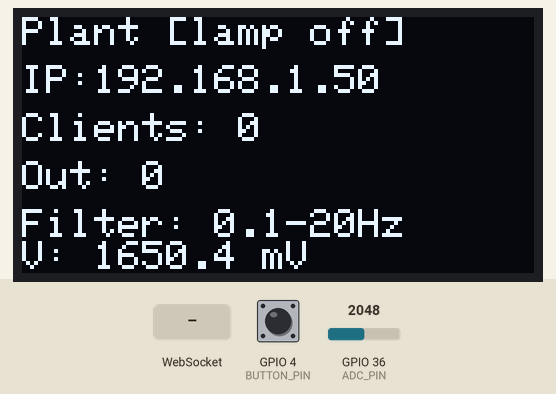
Simulated run of this sketch. Board: ESP32. On the bench: 128×64 one-colour display. The test bench sets the inputs (shaded band); at power-on: GPIO 4 (BUTTON_PIN) HIGH, GPIO 36 (ADC_PIN) = 2048 (analog values on the 0–4095 scale). WiFi joins after 1.5 s; servers stay silent unless stated; uploads are accepted with an empty reply; what the sketch prints to the serial monitor is not drawn.

Above: at 5.3 s.
5.4 s: GPIO 4 (BUTTON_PIN) pulled LOW for 0.15 s
At 6.7 s:
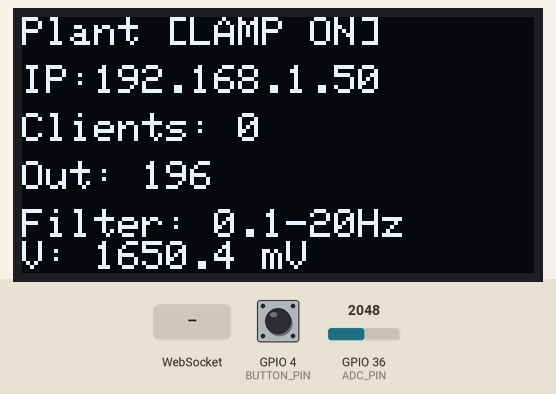
8.5 s: WebSocket text "1" received
At 11.2 s:
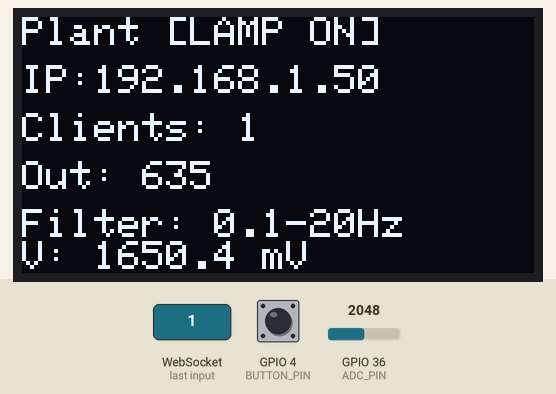
11.5 s: GPIO 4 (BUTTON_PIN) pulled LOW for 1 s
At 13.0 s:
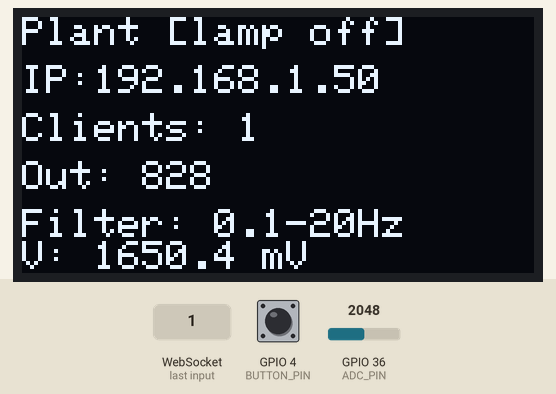
14.0 s: GPIO 36 (ADC_PIN) set to 2866
At 15.5 s:
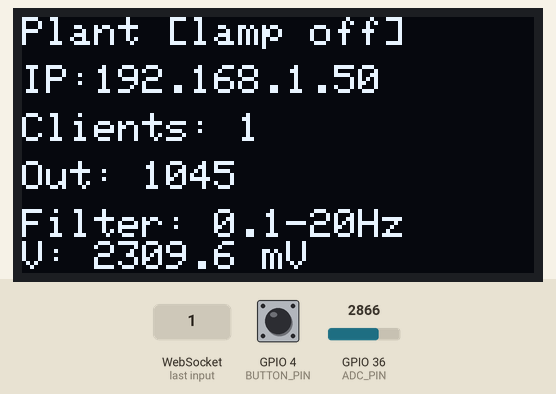
17.0 s: GPIO 36 (ADC_PIN) set to 3603
At 19.3 s:
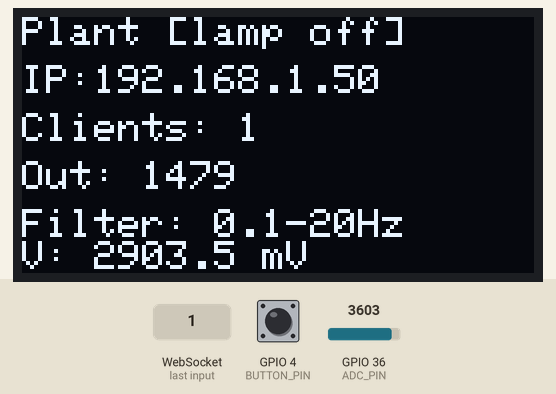
20.0 s: GPIO 36 (ADC_PIN) set to 4095
At 21.8 s:
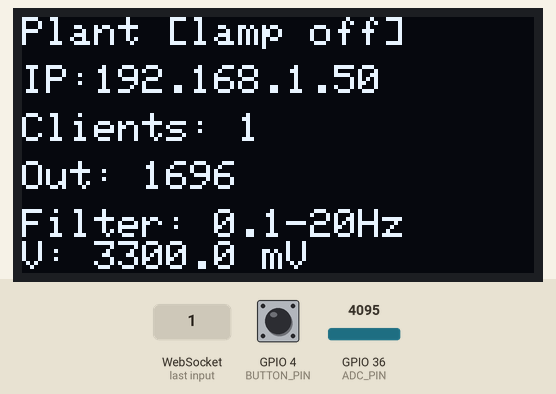
Timing chart, 0 to 23.3 s (numbered marks = the images above; inputs shaded):
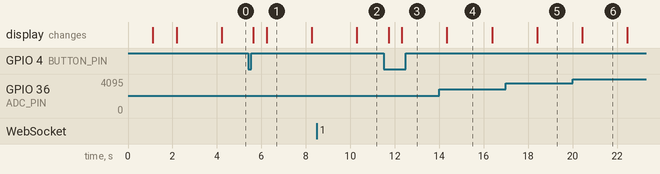

Measured:
- after the input at 5.4 s, the display: first changes after 0.23 s (image 1 shows a later state)
- after the input at 8.5 s, the display: changes after 1.8 s (image 2)
- after the input at 11.5 s, the display: first changes after 0.23 s (image 3 shows a later state)
- after the input at 17.0 s, the display: changes after 1.4 s (image 5)
- what the display in image 1 shows lasts 2.1 s, from 6.2 s to 8.3 s

The sketch:

plant_streaming_with_display_ESP32devkitC_lamp_robust.ino
```cpp
/*
 * ESP32 Plant Sensor - Streaming with Display (Filtered Version)
 * WITH LAMP CONTROL VIA SHELLY PLUG
 *
 * Features:
 * - Real-time voltage streaming via WebSocket
 * - Aggressive digital lowpass filtering (~8Hz cutoff to match Oxocard)
 * - OLED display showing IP and streaming status
 * - Button on GPIO4 to toggle Shelly smart plug (lamp)
 *
 * Hardware: ESP32 DevKit + AD8232 + SSD1306 OLED Display + Arcade Button
 *
 * AD8232 Connections:
 * - 3.3V → 3.3V rail
 * - GND → GND rail
 * - Output → GPIO0 (A0) - adjust for your board
 * - SDN → 3.3V (keep active)
 * - Plant electrodes via 3.5mm jack
 *
 * OLED Display Connections (I2C):
 * - SDA → GPIO5
 * - SCL → GPIO6
 * - VCC → 3.3V
 * - GND → GND
 *
 * Button Connections:
 * - One terminal → GPIO4
 * - Other terminal → GND
 */

#include <WiFi.h>
#include <WebSocketsServer.h>
#include <ArduinoJson.h>
#include <Wire.h>
#include <Adafruit_GFX.h>
#include <Adafruit_SSD1306.h>
#include <HTTPClient.h>

// ===== WIFI CONFIGURATION =====
const char* ssid = "silent_signals";          // Change this!
const char* password = "39381156";          // Change this!

// ===== SHELLY PLUG CONFIGURATION =====
const char* SHELLY_IP = "192.168.1.140";      // Change to your Shelly's IP address!
bool lampState = false;                        // Track lamp on/off state

// ===== BUTTON CONFIGURATION =====
const int BUTTON_PIN = 4;                      // GPIO4 for button
unsigned long lastButtonPress = 0;
const unsigned long DEBOUNCE_DELAY = 300;      // 300ms debounce
bool lastButtonState = HIGH;                   // Button uses INPUT_PULLUP (HIGH = not pressed)

// ===== WEBSOCKET SERVER =====
WebSocketsServer webSocket = WebSocketsServer(81);  // WebSocket on port 81

// ===== OLED DISPLAY CONFIGURATION =====
#define SCREEN_WIDTH 128
#define SCREEN_HEIGHT 64
#define OLED_RESET -1
#define SCREEN_ADDRESS 0x3C
Adafruit_SSD1306 display(SCREEN_WIDTH, SCREEN_HEIGHT, &Wire, OLED_RESET);

// ===== SAMPLING CONFIGURATION =====
const int SAMPLE_RATE = 380;           // 380Hz internal sampling
const int OUTPUT_RATE = 100;           // 100Hz output rate (less decimation)
const int SAMPLE_INTERVAL_US = 1000000 / SAMPLE_RATE;
const int DECIMATION_FACTOR = SAMPLE_RATE / OUTPUT_RATE;  // ~4

// ===== ADC CONFIGURATION - AD8232 Optimized =====
const int ADC_PIN = A0;  // Adjust for your board. 34 for ESP32D, A0 for ESP32C
const int ADC_RESOLUTION = 12;
const float ADC_VOLTAGE_REF = 3.3;

// ===== STREAMING BUFFER =====
const int BUFFER_SIZE = 50;  // Send 50 samples at a time (500ms at 100Hz)
float voltageBuffer[BUFFER_SIZE];
int bufferIndex = 0;

// ===== TIMING =====
unsigned long lastSampleTime = 0;
unsigned long lastBatchSend = 0;
const int BATCH_SEND_INTERVAL_MS = 500;

// ===== WEBSOCKET CLIENT TRACKING =====
int connectedClients = 0;
int packetsSent = 0;

// ===== STATUS VARIABLES =====
unsigned long totalSamples = 0;
unsigned long outputSamples = 0;
float lastVoltage = 0.0;
float lastFilteredVoltage = 0.0;
String wifi_status = "Disconnected";
String websocket_status = "Stopped";

// ===== WIFI RECONNECT TIMING =====
unsigned long lastWifiCheck = 0;
const unsigned long WIFI_CHECK_INTERVAL = 5000;
bool webSocketStarted = false;

// ===== DISPLAY UPDATE TIMING =====
unsigned long lastDisplayUpdate = 0;
const unsigned long DISPLAY_UPDATE_INTERVAL = 2000;

// ═══════════════════════════════════════════════
// DIGITAL FILTER CONFIGURATION
// ═══════════════════════════════════════════════
//
// Two-stage filtering to match Oxocard's 0.07-8.8Hz bandpass:
// 1. IIR Lowpass at ~8Hz (removes 50Hz noise and high-freq hash)
// 2. IIR Highpass at ~0.1Hz (removes DC drift)
//
// Filter coefficients calculated for 380Hz sample rate

// === STAGE 1: 20Hz Lowpass ===
// Higher cutoff to preserve touch transients while still reducing noise
// y[n] = alpha * x[n] + (1-alpha) * y[n-1]
// alpha = dt / (RC + dt), where RC = 1/(2*pi*fc)
// For fc=20Hz at 380Hz sample rate, alpha ≈ 0.27

const float LP_ALPHA = 0.25;  // Lowpass coefficient (~20Hz cutoff)
float lpFilterState = 0.0;

// === STAGE 2: 0.1Hz Highpass (DC blocking) ===
// Removes electrode drift and DC offset
// y[n] = alpha * (y[n-1] + x[n] - x[n-1])
// For fc=0.1Hz at 380Hz, alpha ≈ 0.9983

const float HP_ALPHA = 0.998;  // Highpass coefficient (~0.1Hz cutoff)
float hpFilterState = 0.0;
float hpPrevInput = 0.0;

// === Decimation counter ===
int decimationCounter = 0;
float decimationAccumulator = 0.0;

// ===== FUNCTION DECLARATIONS =====
void setupOLED();
void updateDisplay();
void setupADC();
void setupButton();
void startWiFi();
void checkWiFiAndReconnect();
float readAndFilterSensor();
void webSocketEvent(uint8_t num, WStype_t type, uint8_t * payload, size_t length);
void sendBatchData();
float adcToVoltage(int adcValue);
float applyLowpass(float input);
float applyHighpass(float input);
void checkButton();
void toggleLamp();
void setLamp(bool state);

void setup() {
    Serial.begin(115200);
    delay(1000);

    Serial.println("\n╔══════════════════════════════════════════════╗");
    Serial.println("║  ESP32 Plant Sensor - Filtered + Lamp Ctrl   ║");
    Serial.println("╚══════════════════════════════════════════════╝");
    Serial.println();
    Serial.println("Features:");
    Serial.println("  • Internal sampling: 380Hz");
    Serial.println("  • Output rate: 50Hz (filtered & decimated)");
    Serial.println("  • Bandpass filter: 0.1-8Hz (matches Oxocard)");
    Serial.println("  • AD8232 bioelectric amplifier");
    Serial.println("  • Button on GPIO4 → Shelly lamp control");
    Serial.println();

    // Initialize Button
    setupButton();

    // Initialize OLED Display
    setupOLED();

    // Initialize ADC for AD8232
    setupADC();

    // Start WiFi non-blocking
    startWiFi();

    Serial.printf("✓ WebSocket server started on port 81\n");
    Serial.printf("✓ Internal sample rate: %d Hz\n", SAMPLE_RATE);
    Serial.printf("✓ Output sample rate: %d Hz\n", OUTPUT_RATE);
    Serial.printf("✓ Decimation factor: %d\n", DECIMATION_FACTOR);
    Serial.printf("✓ Lowpass cutoff: ~20 Hz\n");
    Serial.printf("✓ Highpass cutoff: ~0.1 Hz\n");
    Serial.printf("✓ Shelly plug IP: %s\n", SHELLY_IP);
    Serial.println();
    Serial.println("╔═══ CONNECTION INFO ═══════════════════════════╗");
    Serial.printf("║ WebSocket: ws://%s:81\n", WiFi.localIP().toString().c_str());
    Serial.printf("║ Shelly:    http://%s\n", SHELLY_IP);
    Serial.println("╚═══════════════════════════════════════════════╝");
    Serial.println();

    updateDisplay();

    lastSampleTime = micros();
    lastBatchSend = millis();

    // Initialize filter states with first reading
    int initialReading = analogRead(ADC_PIN);
    float initialVoltage = adcToVoltage(initialReading);
    lpFilterState = initialVoltage;
    hpPrevInput = initialVoltage;
    hpFilterState = 0.0;  // Start with zero DC offset

    Serial.println("Starting data streaming in 2 seconds...\n");
    delay(2000);
    Serial.println("🌱 Streaming filtered plant voltage data...\n");
}

void loop() {
    // WiFi watchdog
    if (millis() - lastWifiCheck >= WIFI_CHECK_INTERVAL) {
        lastWifiCheck = millis();
        checkWiFiAndReconnect();
    }
    // WebSocket: start once WiFi is up
    if (WiFi.status() == WL_CONNECTED) {
        if (!webSocketStarted) {
            webSocket.begin();
            webSocket.onEvent(webSocketEvent);
            webSocketStarted = true;
            websocket_status = "Ready";
            Serial.printf("✓ WebSocket started on ws://%s:81\n", WiFi.localIP().toString().c_str());
        }
        webSocket.loop();
    }

    // Check button state
    checkButton();

    unsigned long currentTime = micros();

    // Sample at precise 380Hz interval
    if (currentTime - lastSampleTime >= SAMPLE_INTERVAL_US) {
        lastSampleTime = currentTime;
        totalSamples++;

        // Read raw sensor
        int rawADC = analogRead(ADC_PIN);
        float rawVoltage = adcToVoltage(rawADC);
        lastVoltage = rawVoltage;

        // Apply lowpass filter (8Hz cutoff)
        float lpFiltered = applyLowpass(rawVoltage);

        // Apply highpass filter (0.1Hz cutoff - removes DC drift)
        float filtered = applyHighpass(lpFiltered);

        // Add DC offset back to center around ~800mV for display
        // (highpass removes DC, but we want to show absolute values)
        float outputVoltage = lpFiltered;  // Use lowpass only for now
        lastFilteredVoltage = outputVoltage;

        // Decimation: accumulate and average
        decimationAccumulator += outputVoltage;
        decimationCounter++;

        if (decimationCounter >= DECIMATION_FACTOR) {
            // Output one decimated sample
            float decimatedVoltage = decimationAccumulator / DECIMATION_FACTOR;
            outputSamples++;

            // Add to streaming buffer
            voltageBuffer[bufferIndex] = decimatedVoltage;
            bufferIndex++;

            // Reset decimation
            decimationAccumulator = 0.0;
            decimationCounter = 0;

            // When buffer is full, send
            if (bufferIndex >= BUFFER_SIZE) {
                sendBatchData();
                bufferIndex = 0;
            }
        }

        // Debug output every 1000 internal samples (~2.6 seconds)
        if (totalSamples % 1000 == 0) {
            Serial.printf("[Sample %lu] Raw: %.1f mV | Filtered: %.1f mV | Output: %lu\n",
                          totalSamples, rawVoltage, lastFilteredVoltage, outputSamples);
        }
    }

    // Backup batch send mechanism
    if (bufferIndex > 0 && (millis() - lastBatchSend) >= BATCH_SEND_INTERVAL_MS) {
        sendBatchData();
        bufferIndex = 0;
    }

    // Update display periodically
    if (millis() - lastDisplayUpdate >= DISPLAY_UPDATE_INTERVAL) {
        updateDisplay();
        lastDisplayUpdate = millis();
    }
}

// ═══════════════════════════════════════════════
// BUTTON AND LAMP CONTROL
// ═══════════════════════════════════════════════

void setupButton() {
    pinMode(BUTTON_PIN, INPUT_PULLUP);
    Serial.println("✓ Button configured on GPIO4 (INPUT_PULLUP)");
}

void checkButton() {
    bool currentButtonState = digitalRead(BUTTON_PIN);

    // Detect falling edge (button pressed - goes from HIGH to LOW)
    if (currentButtonState == LOW && lastButtonState == HIGH) {
        unsigned long currentTime = millis();

        // Debounce check
        if (currentTime - lastButtonPress > DEBOUNCE_DELAY) {
            lastButtonPress = currentTime;
            Serial.println("🔘 Button pressed - toggling lamp");
            toggleLamp();
        }
    }

    lastButtonState = currentButtonState;
}

void toggleLamp() {
    lampState = !lampState;
    setLamp(lampState);
}

void setLamp(bool state) {
    if (WiFi.status() != WL_CONNECTED) {
        Serial.println("⚠️  WiFi not connected - cannot control lamp");
        return;
    }

    HTTPClient http;

    // Build Shelly API URL
    String url = "http://";
    url += SHELLY_IP;
    url += "/relay/0?turn=";
    url += (state ? "on" : "off");

    Serial.printf("💡 Sending to Shelly: %s\n", url.c_str());

    http.begin(url);
    http.setTimeout(2000);  // 2 second timeout

    int httpCode = http.GET();

    if (httpCode > 0) {
        if (httpCode == HTTP_CODE_OK) {
            String payload = http.getString();
            Serial.printf("✓ Lamp turned %s\n", state ? "ON" : "OFF");
            Serial.printf("  Shelly response: %s\n", payload.c_str());
        } else {
            Serial.printf("⚠️  HTTP error code: %d\n", httpCode);
        }
    } else {
        Serial.printf("✗ HTTP request failed: %s\n", http.errorToString(httpCode).c_str());
        // Revert state on failure
        lampState = !lampState;
    }

    http.end();

    // Update display immediately to show lamp state
    updateDisplay();
}

// ═══════════════════════════════════════════════
// DIGITAL FILTERS
// ═══════════════════════════════════════════════

float applyLowpass(float input) {
    // 1st-order IIR lowpass: y = alpha*x + (1-alpha)*y_prev
    lpFilterState = LP_ALPHA * input + (1.0 - LP_ALPHA) * lpFilterState;
    return lpFilterState;
}

float applyHighpass(float input) {
    // 1st-order IIR highpass: y = alpha * (y_prev + x - x_prev)
    float output = HP_ALPHA * (hpFilterState + input - hpPrevInput);
    hpFilterState = output;
    hpPrevInput = input;
    return output;
}

// ═══════════════════════════════════════════════
// DISPLAY FUNCTIONS
// ═══════════════════════════════════════════════

void setupOLED() {
    Serial.print("Initializing OLED display... ");

    // For ESP32 DevKit C, you may need to specify pins:
    Wire.begin(5, 6);  // SDA=21, SCL=22. or SDA=5, SCL=6

    if(!display.begin(SSD1306_SWITCHCAPVCC, SCREEN_ADDRESS)) {
        Serial.println("✗ FAILED");
        Serial.println("⚠️  Display not found - continuing without display");
        return;
    }

    Serial.println("✓");

    display.clearDisplay();
    display.setTextSize(1);
    display.setTextColor(SSD1306_WHITE);
    display.setCursor(0, 0);
    display.println("Plant Sensor");
    display.println("(Filtered + Lamp)");
    display.println();
    display.println("Initializing...");
    display.display();
    delay(1000);
}

void updateDisplay() {
    display.clearDisplay();
    display.setTextSize(1);
    display.setTextColor(SSD1306_WHITE);

    // Line 1: Title with lamp status
    display.setCursor(0, 0);
    display.print("Plant ");
    display.print(lampState ? "[LAMP ON]" : "[lamp off]");

    // Line 2: WiFi status and IP
    display.setCursor(0, 12);
    if (WiFi.status() == WL_CONNECTED) {
        display.print("IP:");
        display.println(WiFi.localIP().toString().c_str());
    } else {
        display.println("WiFi: Disconnected");
    }

    // Line 3: WebSocket clients
    display.setCursor(0, 24);
    display.print("Clients: ");
    display.println(connectedClients);

    // Line 4: Output sample count
    display.setCursor(0, 36);
    display.print("Out: ");
    if (outputSamples < 10000) {
        display.println(outputSamples);
    } else {
        display.print(outputSamples / 1000);
        display.println("k");
    }

    // Line 5: Filter info
    display.setCursor(0, 48);
    display.print("Filter: 0.1-20Hz");

    // Line 6: Current filtered voltage
    display.setCursor(0, 56);
    display.print("V: ");
    display.print(lastFilteredVoltage, 1);
    display.println(" mV");

    display.display();
}

// ═══════════════════════════════════════════════
// SETUP FUNCTIONS
// ═══════════════════════════════════════════════

void setupADC() {
    analogReadResolution(ADC_RESOLUTION);
    analogSetAttenuation(ADC_11db);

    Serial.println("✓ ADC configured for AD8232");
    Serial.printf("  Resolution: %d bits\n", ADC_RESOLUTION);
    Serial.printf("  Reference: %.1f V\n", ADC_VOLTAGE_REF);
}

void startWiFi() {
    Serial.printf("WiFi: connecting to '%s' (non-blocking)...\n", ssid);
    wifi_status = "Connecting";
    WiFi.mode(WIFI_STA);
    WiFi.begin(ssid, password);
}

void checkWiFiAndReconnect() {
    if (WiFi.status() == WL_CONNECTED) {
        if (wifi_status != "Connected") {
            wifi_status = "Connected";
            Serial.printf("✓ WiFi connected — IP: %s  Signal: %d dBm\n",
                          WiFi.localIP().toString().c_str(), WiFi.RSSI());
        }
        return;
    }
    wifi_status = "Reconnecting";
    webSocketStarted = false;
    websocket_status = "Waiting";
    Serial.printf("WiFi lost — reconnecting to '%s'...\n", ssid);
    WiFi.disconnect();
    delay(100);
    WiFi.begin(ssid, password);
}

float adcToVoltage(int adcValue) {
    float voltage = (adcValue / 4095.0) * ADC_VOLTAGE_REF * 1000.0;
    return voltage;
}

// ═══════════════════════════════════════════════
// WEBSOCKET COMMUNICATION
// ═══════════════════════════════════════════════

void webSocketEvent(uint8_t num, WStype_t type, uint8_t * payload, size_t length) {
    switch(type) {
        case WStype_DISCONNECTED:
            connectedClients--;
            websocket_status = String(connectedClients) + " client(s)";
            Serial.printf("WebSocket: Client #%u disconnected (total: %d)\n", num, connectedClients);
            break;

        case WStype_CONNECTED: {
            IPAddress ip = webSocket.remoteIP(num);
            connectedClients++;
            websocket_status = String(connectedClients) + " client(s)";
            Serial.printf("WebSocket: Client #%u connected from %s (total: %d)\n",
                          num, ip.toString().c_str(), connectedClients);

            // Send initial status message
            StaticJsonDocument<256> statusDoc;
            statusDoc["type"] = "status";
            statusDoc["message"] = "Connected to ESP32 Plant Sensor (Filtered + Lamp)";
            statusDoc["sampleRate"] = OUTPUT_RATE;  // Report output rate
            statusDoc["internalRate"] = SAMPLE_RATE;
            statusDoc["batchSize"] = BUFFER_SIZE;
            statusDoc["filterLow"] = "0.1Hz";
            statusDoc["filterHigh"] = "8Hz";
            statusDoc["lampState"] = lampState;

            String statusJson;
            serializeJson(statusDoc, statusJson);
            webSocket.sendTXT(num, statusJson);
            break;
        }

        case WStype_TEXT:
            Serial.printf("WebSocket: Received text from #%u: %s\n", num, payload);

            // Handle lamp control commands via WebSocket
            if (strcmp((char*)payload, "lamp_on") == 0) {
                setLamp(true);
            } else if (strcmp((char*)payload, "lamp_off") == 0) {
                setLamp(false);
            } else if (strcmp((char*)payload, "lamp_toggle") == 0) {
                toggleLamp();
            }
            break;
    }
}

void sendBatchData() {
    if (connectedClients == 0 || bufferIndex == 0) {
        return;
    }

    StaticJsonDocument<1024> doc;
    doc["type"] = "data";
    doc["timestamp"] = millis();
    doc["sampleRate"] = OUTPUT_RATE;
    doc["samples"] = bufferIndex;
    doc["lampState"] = lampState;  // Include lamp state in data packets

    JsonArray voltages = doc.createNestedArray("voltages");
    for (int i = 0; i < bufferIndex; i++) {
        voltages.add(voltageBuffer[i]);
    }

    String jsonString;
    serializeJson(doc, jsonString);

    webSocket.broadcastTXT(jsonString);
    packetsSent++;

    lastBatchSend = millis();

    if (packetsSent % 10 == 0) {
        Serial.printf("WebSocket: Packet #%d sent (%d samples @ %dHz)\n",
                      packetsSent, bufferIndex, OUTPUT_RATE);
    }
}
```
